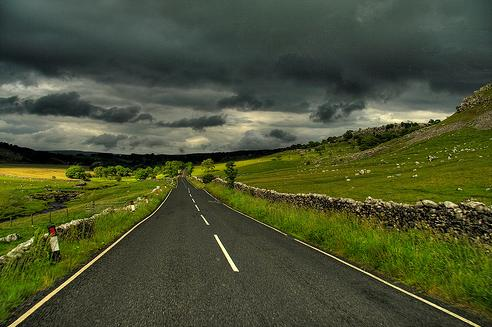
%> input picture P5/images/road_1.jpg, 492 x 327 px
$ octave ejercicio3a.m   (GNU Octave 9; MATLAB toolbox functions it lacks are replaced by stand-ins)
%> lines starting %> are read from the running program, lines starting %| are printed output that depends on the picture; in (x1, y1, x2, y2) boxes, pixels count from 0 and x2, y2 are one past the last pixel; in counts of white or black regions, pixels touching at a corner belong together; the program's own positions count from 1
### P5/getEnergia.m
function [ E ] = getEnergia( ima )
%GETENERGIA Summary of this function goes here
%   Detailed explanation goes here
    E = sum(double(ima(:)).^2);
end

### P5/extraerMaximosLocales.m
function [x, y] = extraerMaximosLocales(I, se)
    mk = imdilate(I,se) - I;
    [y,x] = find(mk == 0);
end

### P5/ejercicio3a.m
% Limpiar espacio de trabajo
close all; clear all; clc;

% Cargar imagen
img = rgb2gray(imread('images/road_1.jpg'));
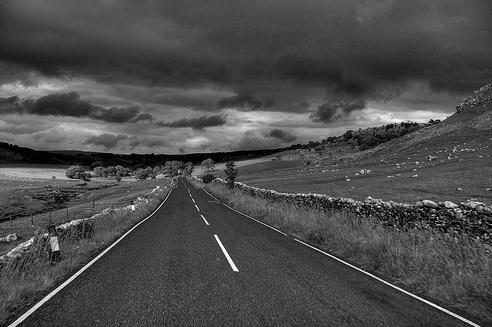
%> img: size 327x492 uint8; min 0, max 252, mean 75.4
I = img;
th = 0.3;
sigma = 0.64;


thresh = zeros(1, 2);
thresh(2) = th;
thresh(1) = 0.4*th;

rho_r = 0.5;
theta = -90:0.5:89.5;
%rho = x*cosd(theta)+y*sind(theta);


% Canny
E = edge(I,'canny',thresh,sigma);
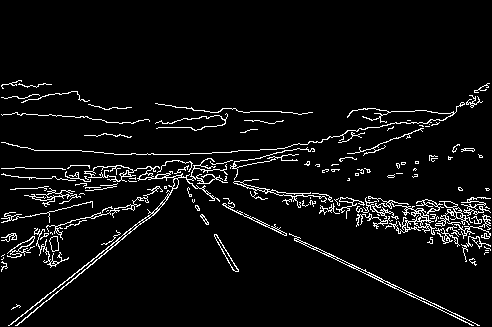
%> E: size 327x492 logical; 5.4% white in thin lines or dots, all inside (x1, y1, x2, y2) = (1, 80, 491, 326)
imshow(255.*uint8(E)+0.5.*I);
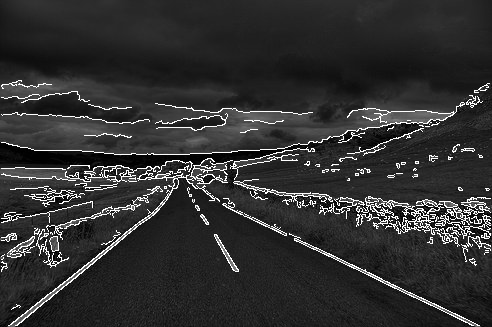
%> displayed picture: size 327x492, on the screen's scale of 0 to 255; min 0, max 255, mean 49.3
En = getEnergia(255.*uint8(E)+0.5.*I);
%> in getEnergia, `E = sum(double(ima(:)).^2);`: E = 816080036
%> En = 816080036
title(sprintf('th: %d sg: %d\nE: %d', th, sigma, En))


% Hough
[H,T,R] = hough(E,'RhoResolution',rho_r,'Theta',theta);
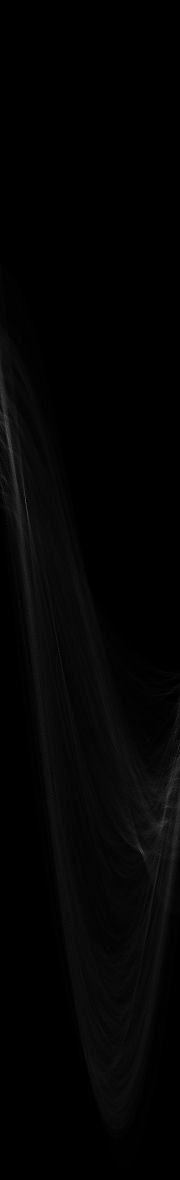
%> H: size 2359x360 double (shown at 1/2 size); min 0, max 143, mean 3.7
%> T = 360 values from -90 to 89.5; R = 2359 values from -589.5 to 589.5
figure(2),
imshow(imadjust(mat2gray(H)),'XData',T,'YData',R,'InitialMagnification','fit');
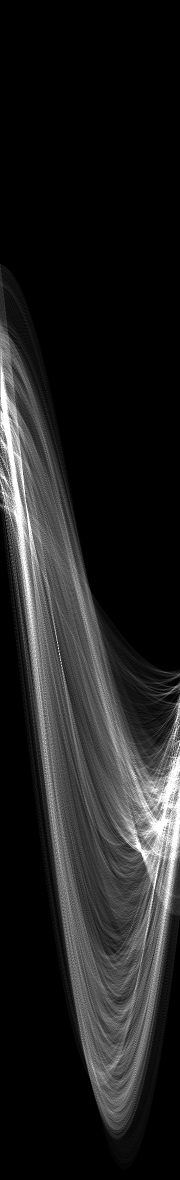
%> displayed picture: size 2359x360, on the screen's scale of 0 to 255 (shown at 1/2 size); min 0, max 255, mean 32.3
En = getEnergia(H);
%> En = 47373414
title(sprintf('Hough transform\nE=%d', En));
xlabel('\theta'), ylabel('\rho');
axis on, axis normal; colormap(hot);

% Maximos locales
NHOOD = 50;
H_max = H;
H_max(1:NHOOD,:)  = 0;H_max(:,1:NHOOD)= 0;H_max(end-NHOOD+1:end,:)= 0;H_max(:,end-NHOOD+1:end)= 0;
%> after `H_max(end-NHOOD+1:end,:)= 0`: H_max: size 2359x360 double; min 0, max 143, mean 3.1; mean of the top-left, top-right, bottom-left and bottom-right quarters 1.6, 0, 3.6, 7.3

NHOOD = 50;
se = strel('square', NHOOD);
[mtheta, mrho] = extraerMaximosLocales(H_max, se);
%> in extraerMaximosLocales, `mk = imdilate(I,se) - I;`:
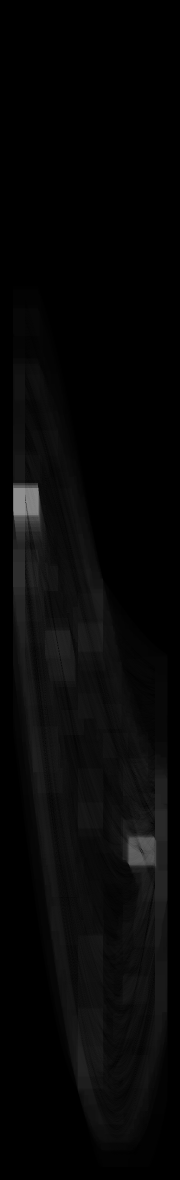
%> mk: size 2359x360 double (shown at 1/2 size); min 0, max 143, mean 7
%> in extraerMaximosLocales, `[y,x] = find(mk == 0);`: y = 487828 values from 1 to 2359; x = 487828 values from 1 to 360
v = zeros(size(mrho));

for i = 1:numel(mtheta)
    v(i) = H_max(mrho(i), mtheta(i));
end

[~, idx] = sort(v, 'descend');


jtheta = [mtheta(idx(1)), mtheta(idx(2))];
%> jtheta = [52 284]
jrho = [mrho(idx(1)), mrho(idx(2))];
%> jrho = [1001 1700]
figure(2),hold on, plot(T(jtheta),R(jrho),'sg','MarkerSize',10)


% Rectas
x = linspace(1, size(E,2), numel(theta));
%> x = 360 values from 1 to 492
y = linspace(1, size(E,1), numel(theta));
%> y = 360 values from 1 to 327
rho = x.*cosd(theta)+y.*sind(theta);

figure(2),hold on, plot(theta,rho)
%> after `plot(theta,rho)`:
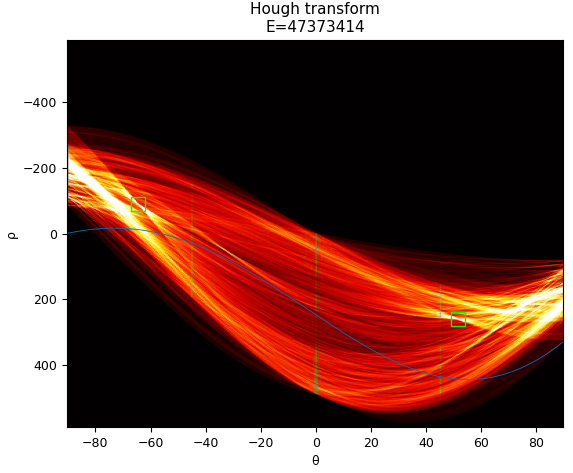
%> figure redrawn from the program's plot data
